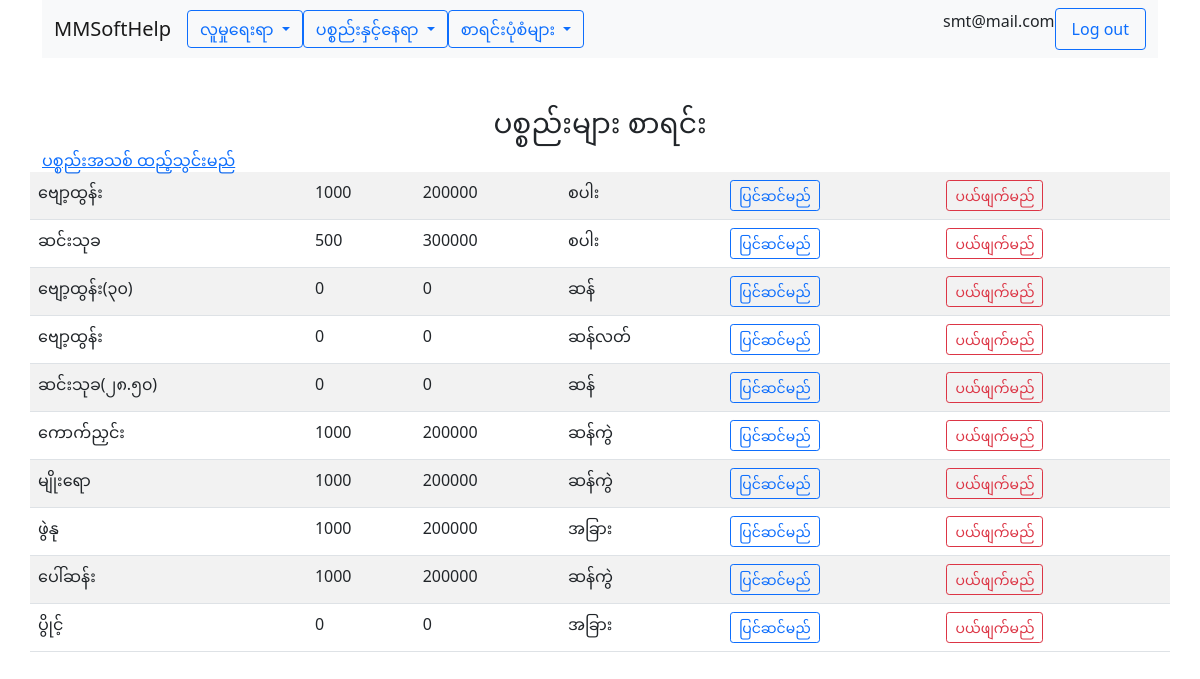
Screenshot of /item/index.php (signed in) with the database file from the repository.
### tables this page shows
CREATE TABLE `users` (
  `id` int(10) NOT NULL,
  `email` varchar(100) NOT NULL,
  `password` varchar(100) NOT NULL,
  `phone` varchar(25) NOT NULL,
  `address` varchar(250) NOT NULL,
  `com_id` int(10) NOT NULL,
  `role` varchar(25) NOT NULL
);

CREATE TABLE `companies` (
  `id` int(10) NOT NULL,
  `name` varchar(100) NOT NULL,
  `phone` varchar(15) NOT NULL,
  `address` varchar(250) NOT NULL
);

CREATE TABLE `items` (
  `id` int(10) NOT NULL,
  `name` varchar(100) NOT NULL,
  `cat_id` int(10) NOT NULL,
  `com_id` int(10) NOT NULL,
  `type` enum('item','place','unit','tin','kg','vis','pound','pay') NOT NULL,
  `qty` float NOT NULL,
  `unit_price` float NOT NULL,
  `updated_at` timestamp NOT NULL DEFAULT current_timestamp(),
  `updated_date` date NOT NULL DEFAULT current_timestamp()
);

CREATE TABLE `categories` (
  `id` int(10) NOT NULL,
  `name` varchar(100) NOT NULL,
  `com_id` int(10) NOT NULL,
  `is_good` tinyint(1) NOT NULL
);

### app/functions.php (called while the page is built, shortened)
<?php
function view($name, $model= ''){
    require(APP_PATH . "views/layout.view.php");
}
function is_user_authenticated() {
    return isset($_SESSION['email']);
}
function is_user_admin() {
    $user = UserData::get_user_by_email($_SESSION['email']);
    return $user->role == 'admin';
}
function get_user() {
    $user = UserData::get_user_by_email($_SESSION['email']);
    return $user;
}
function get_company_id() {
    $user = UserData::get_user_by_email($_SESSION['email']);
    return $user->com_id;
}
function get_company_name() {
    return CompanyData::get_company_by_id(get_company_id())->name;
}
?>

### item/index.php (called while the page is built, shortened)
<?php
view('item/index', ItemData::get_items(get_company_id()));
?>

### app/company/mysqlcompanyprovider.class.php (called while the page is built, shortened)
<?php
class MySqlCompanyProvider extends CompanyProvider{
    public function get_company_by_id($com_id){
        $db = $this -> connect();
        $sql = 'SELECT * FROM companies WHERE id = :id';
        $smt = $db->prepare($sql);
        $smt -> execute([
            ':id' => $com_id,
        ]);
        $data = $smt->fetchAll(PDO::FETCH_CLASS,'Company');
        return $data[0];
    }
    private function connect(){
        try{
            return new PDO($this->source, CONFIG['db_user'], CONFIG['db_password']);
        }catch(PDOException $e){
            return null;
        }
    }
}
?>

### app/user/mysqluserprovider.class.php (called while the page is built, shortened)
<?php
class MySqlUserProvider extends UserProvider{
    public function get_user_by_email($email){
        $db = $this -> connect();
        $sql = 'SELECT * FROM users WHERE email = :email';
        $smt = $db->prepare($sql);
        $smt -> execute([
            ':email' => $email,
        ]);
        $data = $smt->fetchAll(PDO::FETCH_CLASS,'User');
        return $data[0];
    }
    private function connect(){
        try{
            return new PDO($this->source, CONFIG['db_user'], CONFIG['db_password']);
        }catch(PDOException $e){
            return null;
        }
    }
}
?>

### app/user/userdata.class.php (called while the page is built, shortened)
<?php
class UserData{
    static private $ds;
    static public function initialize(UserProvider $data_provider){
        return self::$ds = $data_provider;
    }
    static public function get_user_by_email($email){
        return self::$ds->get_user_by_email($email);
    }
}
?>

### app/company/companydata.class.php (called while the page is built, shortened)
<?php
class CompanyData{
    static private $ds;
    static public function initialize(CompanyProvider $data_provider){
        return self::$ds = $data_provider;
    }
    static public function get_company_by_id($com_id){
        return self::$ds->get_company_by_id($com_id);
    }
}
?>

### app/item/mysqlitemprovider.class.php (called while the page is built, shortened)
<?php
class MySqlItemProvider extends ItemProvider{
    public function get_items($com_id){
        return $this -> query('SELECT * FROM items WHERE com_id = :com_id AND type = :type', [
            ':com_id' => $com_id,
            ':type' => "item"
        ]);
    }
    private function query($sql, $sql_params = []){
        $db = $this->connect();
        $query = null;
        if (empty($sql_params)){
            $query = $db->query($sql);
        }else{
            $query = $db-> prepare($sql);
            $query -> execute($sql_params);
        }
        $data = $query->fetchAll(PDO::FETCH_CLASS,'Item');
        return $data;
    }
    private function connect(){
        try{
            return new PDO($this->source, CONFIG['db_user'], CONFIG['db_password']);
        }catch(PDOException $e){
            return null;
        }
    }
}
?>

### app/item/itemdata.class.php (called while the page is built, shortened)
<?php
class ItemData{
    static private $ds;
    static public function initialize(ItemProvider $data_provider){
        return self::$ds = $data_provider;
    }
    static public function get_items($com_id){
        return self::$ds->get_items($com_id);
    }
}
?>

### app/category/mysqlcategoryprovider.class.php (called while the page is built, shortened)
<?php
class MySqlCategoryProvider extends CategoryProvider{
    public function get_category($id){
        $db = $this -> connect();
        $sql = 'SELECT * FROM categories WHERE id = :id';
        $smt = $db->prepare($sql);
        $smt -> execute([
            ':id' => $id,
        ]);
        $data = $smt->fetchAll(PDO::FETCH_CLASS,'Category');
        return $data[0];
    }
    private function connect(){
        try{
            return new PDO($this->source, CONFIG['db_user'], CONFIG['db_password']);
        }catch(PDOException $e){
            return null;
        }
    }
}
?>

### app/category/categorydata.class.php (called while the page is built, shortened)
<?php
class CategoryData{
    static private $ds;
    static public function initialize(CategoryProvider $data_provider){
        return self::$ds = $data_provider;
    }
    static public function get_category($id){
        return self::$ds->get_category($id);
    }
}
?>

### views/item/index.view.php (the view)
<div class="row">
    <div class="col-lg-12 text-center">
        <h3 class="mt-5"><?php echo item_list; ?></h3>
    </div>
</div>
<?php
if (is_user_admin()){
?>
    <div class="row">
    <a href="create.php"><?php echo create_item; ?></a>
    </div>
<?php
}
?>
<div class="row">
    <table class="table table-striped">
    <?php foreach($model as $item) : ?>
        <tr>
            <td><?= $item->name ?></td>
            <td><?= $item->qty ?></td>
            <td><?= $item->unit_price ?></td>
            <td>
            <?php $category = CategoryData::get_category($item->cat_id);
            if($category) {?>
            <?=$category->name ?>
            <?php
            }
            ?>
            </td>
            <?php
if (is_user_admin()){
?>
            <td><a class="btn btn-outline-primary btn-sm" href="edit.php?key=<?= $item->id ?>"><?php echo edit_user ?></a></td>
            <td><a class="btn btn-outline-danger btn-sm" href="delete.php?key=<?= $item->id ?>"><?php echo del_user ?></a></td>
            <?php
}
?>
        </tr>
    <?php endforeach; ?>
    </table>
</div>

### views/layout.view.php (shortened to what this page needs)
<!DOCTYPE html>
<html lang="en">
  <head>
    <link href="https://cdn.jsdelivr.net/npm/bootstrap@5.0.2/dist/css/bootstrap.min.css" rel="stylesheet">
  </head>
  <body>
    <div class="container">
      <?php
      if (is_user_authenticated()){
      ?>
<nav class="navbar navbar-expand-lg navbar-light bg-light">
  <div class="container-fluid">
    <a class="navbar-brand" href="../company"><?= get_company_name(); ?></a>
    <div class="collapse navbar-collapse" id="navbarSupportedContent">
      <ul class="navbar-nav me-auto mb-2 mb-lg-0">
<div class="dropdown">
  <button class="btn btn-outline-primary dropdown-toggle" type="button" id="dropdownMenuButton1" data-bs-toggle="dropdown" aria-expanded="false">
    <?php echo people_menu; ?>
  </button>
</div>
<div class="dropdown">
  <button class="btn btn-outline-primary dropdown-toggle" type="button" id="dropdownMenuButton1" data-bs-toggle="dropdown" aria-expanded="false">
    <?php echo item_location_menu; ?>
  </button>
</div>
<div class="dropdown">
  <button class="btn btn-outline-primary dropdown-toggle" type="button" id="dropdownMenuButton1" data-bs-toggle="dropdown" aria-expanded="false">
    <?php echo forms; ?>
  </button>
</div>
      </ul>
      <?php
      }
      ?>
      <?php
      if (is_user_authenticated()){
      ?>
      <p><?= get_user()->email; ?></p>
      <a class="nav-link btn btn-outline-primary" href="../logout.php">Log out</a>
      <?php
      }
      ?>
    </div>
  </div>
</nav>
</div>
    <div class="container">
<?php require("$name.view.php");?>
    </div>
    </body>
    </html>

### rows the page displays
users: com.name "MMSoftHelp", email "smt@mail.com"
items: name "ဗျော့ထွန်း", qty "1000", unit_price "200000", cat.name "စပါး"
items: name "ဆင်းသုခ", qty "500", unit_price "300000", cat.name "စပါး"
items: name "ဗျော့ထွန်း(၃၀)", qty "0", unit_price "0", cat.name "ဆန်"
items: name "ဗျော့ထွန်း", qty "0", unit_price "0", cat.name "ဆန်လတ်"
items: name "ဆင်းသုခ(၂၈.၅၀)", qty "0", unit_price "0", cat.name "ဆန်"
items: name "ကောက်ညှင်း", qty "1000", unit_price "200000", cat.name "ဆန်ကွဲ"
items: name "မျိုးရော", qty "1000", unit_price "200000", cat.name "ဆန်ကွဲ"
items: name "ဖွဲနု", qty "1000", unit_price "200000", cat.name "အခြား"
items: name "ပေါ်ဆန်း", qty "1000", unit_price "200000", cat.name "ဆန်ကွဲ"
items: name "ပွိုင့်", qty "0", unit_price "0", cat.name "အခြား"

### other values shown
people_menu "လူမှုရေးရာ"
item_location_menu "ပစ္စည်းနှင့်နေရာ"
forms "စာရင်းပုံစံများ"
item_list "ပစ္စည်းများ စာရင်း"
create_item "ပစ္စည်းအသစ် ထည့်သွင်းမည်"
